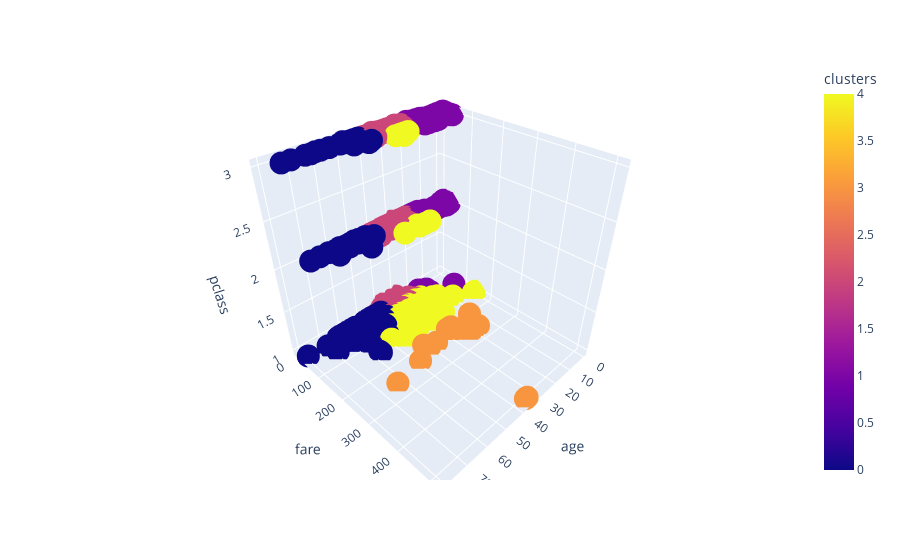

The cell this chart's notebook holds for it:
### Code cell
import plotly.express as px
fig = px.scatter_3d(df, x='age', y='fare', z='pclass', color='clusters')
fig.show()

### Figure 1 — Plotly figure (JSON) as saved in the notebook; plotly's stock layout.template omitted (floating-point values rounded to 4 significant figures; data arrays with more than 128 entries replaced by an {"elided": "..."} marker saying what was removed)
{"data": [{"hovertemplate": "age=%{x}<br>fare=%{y}<br>pclass=%{z}<br>clusters=%{marker.color}<extra></extra>", "legendgroup": "", "marker": {"color": {"elided": "891 int values"}, "coloraxis": "coloraxis", "symbol": "circle"}, "mode": "markers", "name": "", "scene": "scene", "showlegend": false, "type": "scatter3d", "x": {"elided": "891 float values"}, "y": {"elided": "891 float values"}, "z": {"elided": "891 int values"}}], "layout": {"coloraxis": {"colorbar": {"title": {"text": "clusters"}}, "colorscale": [[0, "#0d0887"], [0.1111, "#46039f"], [0.2222, "#7201a8"], [0.3333, "#9c179e"], [0.4444, "#bd3786"], [0.5556, "#d8576b"], [0.6667, "#ed7953"], [0.7778, "#fb9f3a"], [0.8889, "#fdca26"], [1, "#f0f921"]]}, "legend": {"tracegroupgap": 0}, "margin": {"t": 60}, "scene": {"domain": {"x": [0, 1], "y": [0, 1]}, "xaxis": {"title": {"text": "age"}}, "yaxis": {"title": {"text": "fare"}}, "zaxis": {"title": {"text": "pclass"}}}}}
